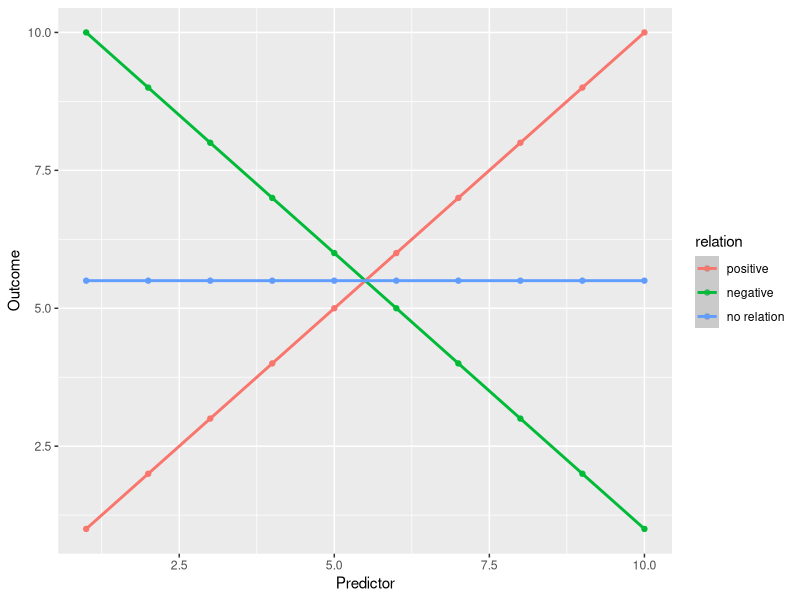
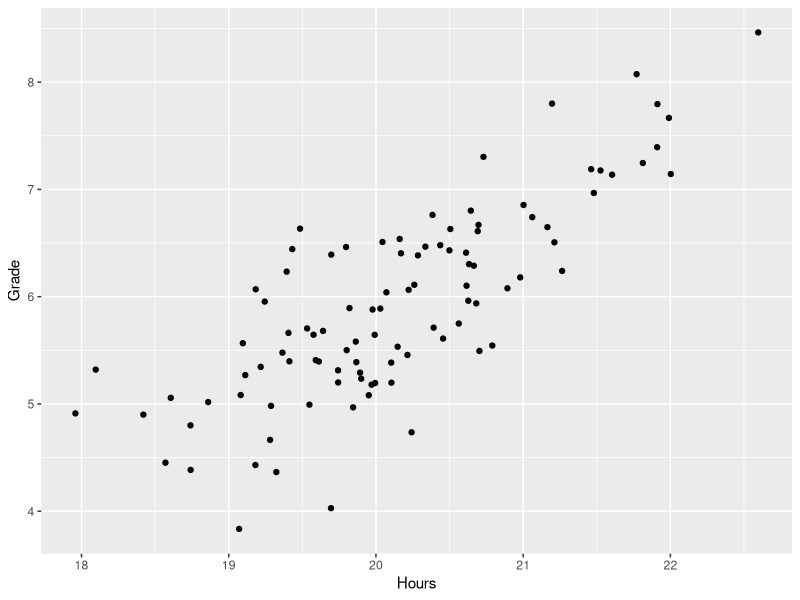
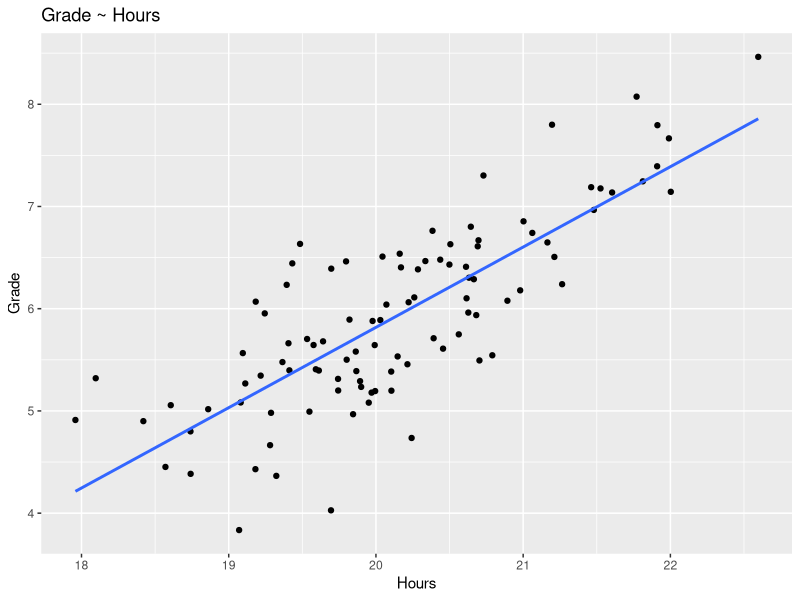
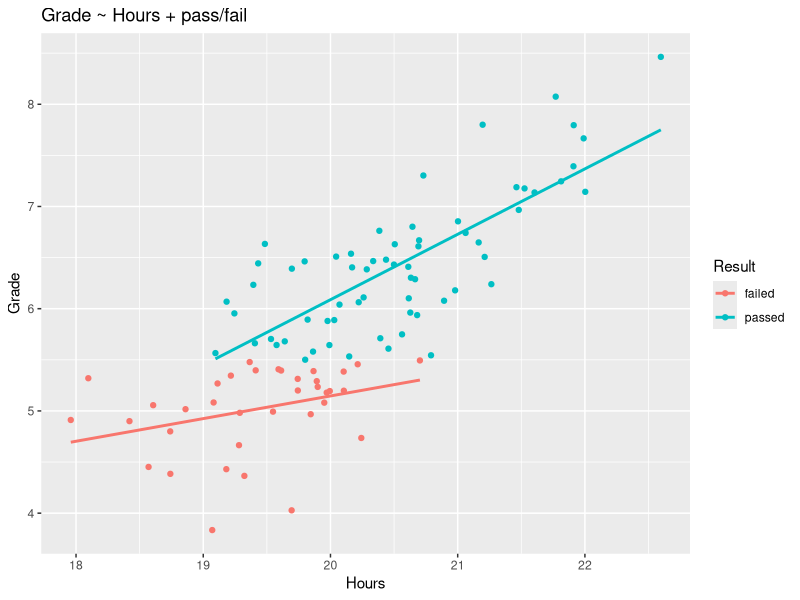
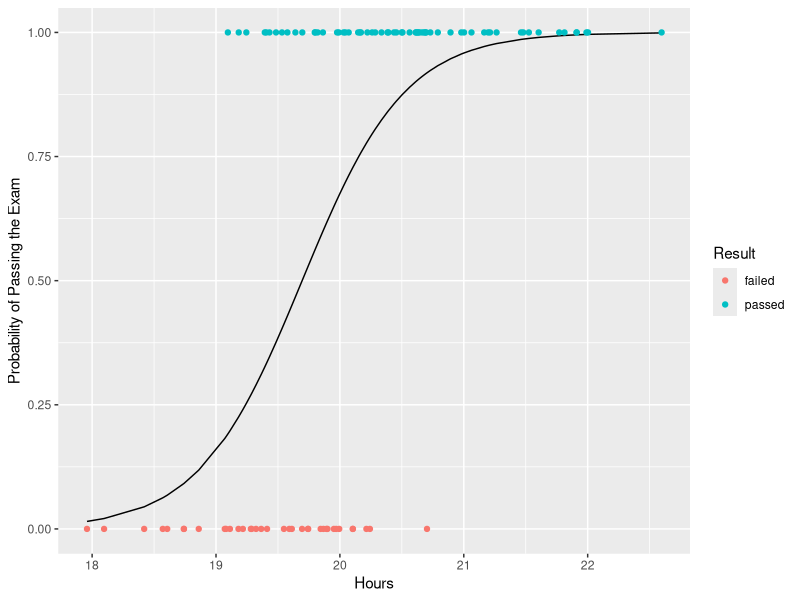
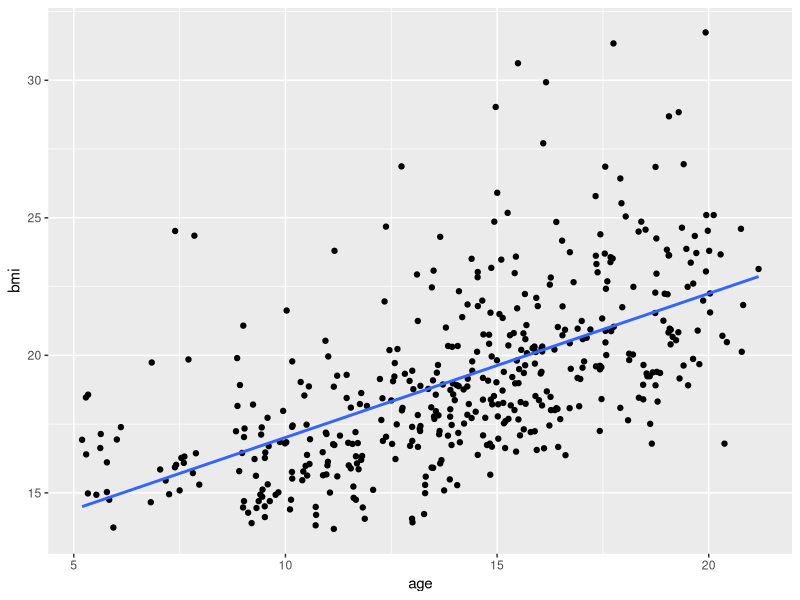
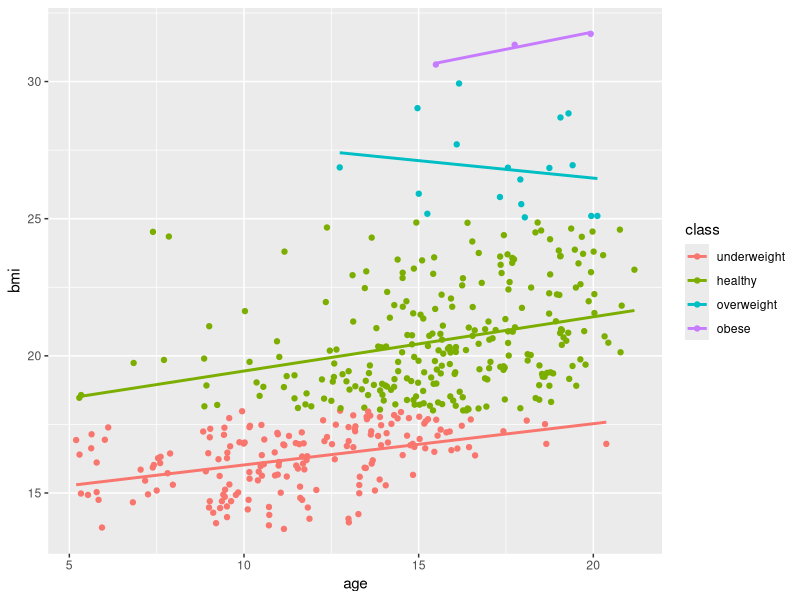
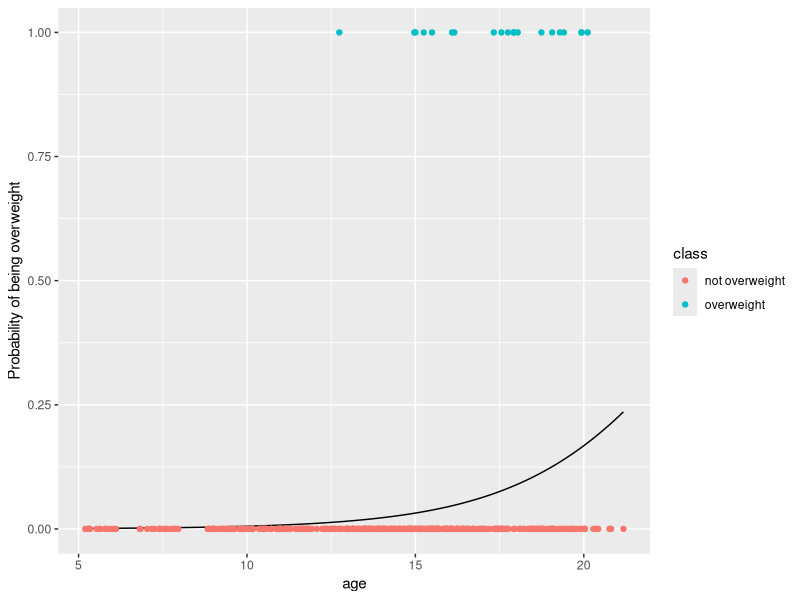

Reproduce these figures in R, in order.
## ---- chunk 1
library(dplyr)
library(magrittr)
library(mice)
library(ggplot2)
library(reshape2)

theme_update(plot.background = element_rect(fill = "transparent", colour = NA))

knitr::opts_chunk$set(dev.args = list(bg = "transparent"), 
                      dev = "svg",
                      warning = FALSE,
                      message = FALSE)
## ---- chunk 2
data.frame(x = 1:10) %>%
  mutate("positive" = x, 
         "negative" = rev(x), 
         "no relation" = 5.5) %>%
  melt(id = "x") %>%
  mutate("relation" = variable) %>%
  ggplot(aes(x = x, y = value, color = relation)) + 
  ylab("Outcome") + 
  xlab("Predictor") + 
  geom_point() + 
  geom_smooth(method = "lm")
## ---- chunk 3
set.seed(235711)
data <- mvtnorm::rmvnorm(n = 100, 
                         mean = c(20, 5.8), 
                         sigma = matrix(c(1, .8, .8, 1), 
                                        nrow = 2, 
                                        ncol = 2)
                         ) %>% as.data.frame()
colnames(data) <- c("Hours", "Grade")

data %>% 
  ggplot(aes(x = Hours, y = Grade)) + 
  geom_point()
## ---- chunk 4
data %>% 
  ggplot(aes(x = Hours, y = Grade)) + 
  geom_point() + 
  geom_smooth(method = "lm", se = FALSE) + 
  ggtitle("Grade ~ Hours")
## ---- chunk 5
data <- data %>% 
  mutate(Result = cut(Grade, 
                      breaks = c(0, 5.5, Inf), 
                      labels = c("failed", "passed")
                      )
         )
  
data %>%
  ggplot(aes(x = Hours, y = Grade, color = Result)) + 
  geom_point() + 
  geom_smooth(method = "lm", se = FALSE) + 
  ggtitle("Grade ~ Hours + pass/fail")
## ---- chunk 6
data %>% 
  mutate(Prob = predict(glm(Result ~ Hours, family = binomial()), 
                        type = "response")
         ) %>%
  ggplot(aes(x = Hours, y = Prob)) + 
  geom_line() +
  ylab("Probability of Passing the Exam") + 
  geom_point(aes(x = Hours, y = as.numeric(Result) - 1, color = Result))
## ---- chunk 7
boys %>% 
  filter(age > 5) %>% 
  ggplot(aes(x = age, y = bmi)) + 
  geom_point() + 
  geom_smooth(method = "lm", se = FALSE)
## ---- chunk 8
boys %>% 
  mutate(class = cut(bmi, 
                     breaks = c(0, 18, 25, 30, Inf), 
                     labels = c("underweight", 
                                "healthy", 
                                "overweight", 
                                "obese")
                     )
         ) %>%
  filter(age > 5, !is.na(bmi)) %>% 
  ggplot(aes(x = age, y = bmi, color = class)) + 
  geom_point() + 
  geom_smooth(method = "lm", se = FALSE)
## ---- chunk 9
boys %>% 
  filter(age > 5, !is.na(bmi)) %>%
  mutate(class = cut(bmi, breaks = c(0, 25, Inf), 
                     labels = c("not overweight", "overweight")),
         Prob = predict(glm(class ~ age, family = binomial(link = "logit")), 
                        type = "response")
         ) %>%
  ggplot(aes(x = age, y = Prob)) + 
  geom_line() +
  ylab("Probability of being overweight") + 
  geom_point(aes(x = age, y = as.numeric(class) - 1, color = class))
## ---- chunk 10
2 + 2
sqrt(2)
(42 - 58 + log(7)^(59.33 / 10.784)) / 777
## ---- chunk 11
a <- 100
b <- 10

c <- sqrt(a^2 + b^2)
c

data(iris)

lmFit <- lm(Petal.Width ~ Petal.Length*Species, data = iris)
beta  <- coef(lmFit)

beta["Petal.Length"] + beta["Petal.Length:Speciesversicolor"]
## ---- chunk 12
a <- c(1, 2, 3, 4, 5)
a

b <- 1:5
b

c <- 42
c
## ---- chunk 13
a <- 1:5
a
## ---- chunk 14
b <- c("foo", "bar")
b
## ---- chunk 15
c <- c(TRUE, FALSE)
c
## ---- chunk 16
c(a, b)
c(b, c)
c(a, c)
## ---- chunk 17
a[3]
## ---- chunk 18
a[1:2]
## ---- chunk 19
a[c(2, 5)]
## ---- chunk 20
c <- matrix(a, nrow = 5, ncol = 2)
c
## ---- chunk 21
matrix(a, nrow = 5, ncol = 2, byrow = TRUE)
## ---- chunk 22
c[1, 2]
## ---- chunk 23
c[1, ]
## ---- chunk 24
c[, 2]
## ---- chunk 25
cbind(c, letters[1:5])
cbind(c, c(TRUE, TRUE, FALSE, FALSE, TRUE))
## ---- chunk 26
n <- 5
d <- data.frame("v1" = rnorm(n),
                "v2" = rnorm(n, mean = 5.0, sd = 2.0), 
                "v3" = letters[1:n],
                "v4" = sample(c(TRUE, FALSE), n, replace = TRUE)
                )
d
## ---- chunk 27
rownames(d) <- c("r1", "r2", "r3", "r4", "r5")
d

colnames(c) <- paste0("var", 1 : ncol(c))
rownames(c) <- paste0("obs", 1 : nrow(c))
c
## ---- chunk 28
names(a) <- paste("element", 1 : length(a), sep = "_")
a

names(b) <- c("Bobby", "Suzy")
b
## ---- chunk 29
d["r3", ]
## ---- chunk 30
d[3, ]
## ---- chunk 31
d[2, 3]
## ---- chunk 32
d[, "v2"]
d[, 2]
## ---- chunk 33
d$v2
## ---- chunk 34
f <- list(b, c)
f
## ---- chunk 35
names(f) <- c("vector", "matrix")
f
## ---- chunk 36
f[[1]]
f[["vector"]]
f$vector
## ---- chunk 37
f$data_frame <- d
f
## ---- chunk 38
f[[2]] <- c * 2
f
## ---- chunk 39
g <- list(f, f)
## ---- chunk 40
g[[2]][[1]]
g[[2]]$vector
## ---- chunk 41
c[c > 3]
## ---- chunk 42
c[c < 3 | c > 3] # c smaller than 3 or c larger than 3
## ---- chunk 43
c[c != 3] # c not equal to 3
## ---- chunk 44
c[!(c == 3)] # not c equal to 3
## ---- chunk 45
0 / 0
## ---- chunk 46
mean(c(1, 2, NA, 4, 5))
## ---- chunk 47
mean(c(1, 2, NA, 4, 5), na.rm = TRUE)
mean(na.omit(c(1, 2, NA, 4, 5)))
## ---- chunk 48
(3 - 2.9)
(3 - 2.9) == 0.1
## ---- chunk 49
(3 - 2.9) - 0.1
## ---- chunk 50
library(stats)
require(stats)
